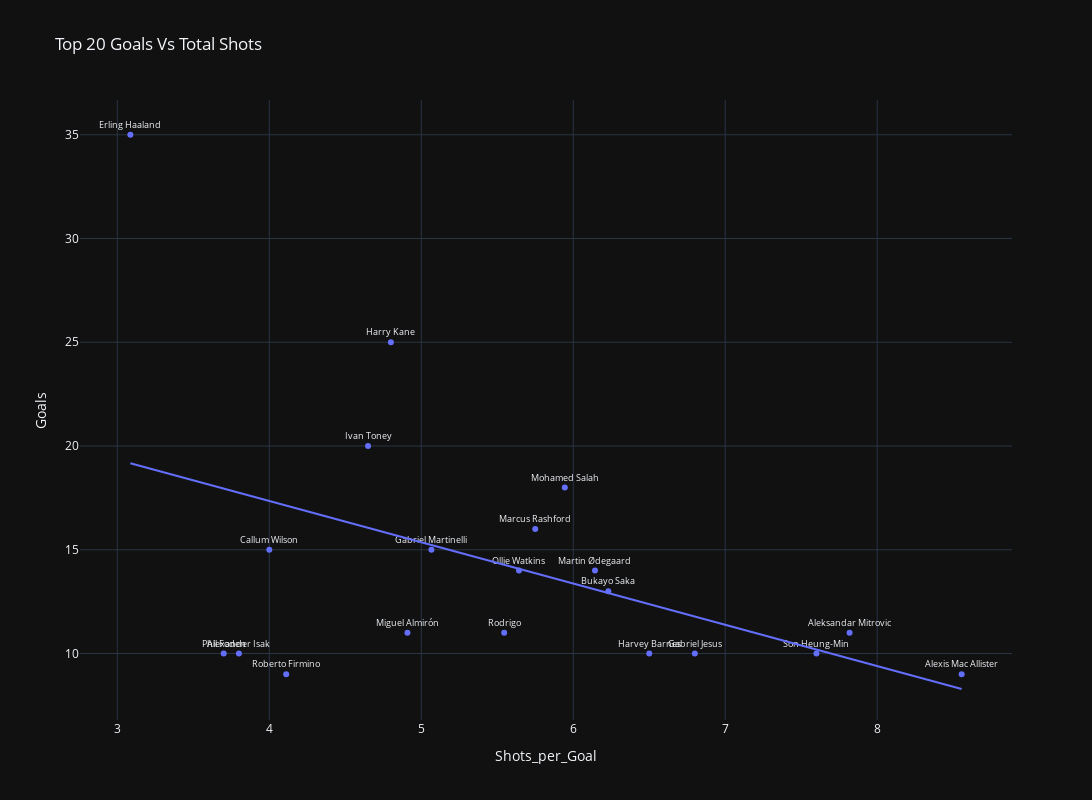

The code cell stored with this chart in its notebook:
### Code cell
# Create a new column 'Shots_per_Goal' by dividing the 'Shots' column by the 'Goals' column
full_df['Shots_per_Goal'] = full_df['Shots'] / full_df['Goals']

# Create a scatterplot of the top 20 players by Shots_per_Goal vs Goals
fig = px.scatter(
    full_df[:20],
    x="Shots_per_Goal",
    y="Goals",
    title="Top 20 Goals Vs Total Shots",
    height=800,
    width=1100,
    text="Player",
    template="plotly_dark",trendline="ols"
)
fig.update_traces(textposition="top center", orientation="v", textfont_size=8.5)
fig.show()

### Figure 1 — Plotly figure (JSON) as saved in the notebook; plotly's stock layout.template omitted (floating-point values rounded to 4 significant figures)
{"data": [{"hovertemplate": "Shots_per_Goal=%{x}<br>Goals=%{y}<br>Player=%{text}<extra></extra>", "legendgroup": "", "marker": {"color": "#636efa", "symbol": "circle"}, "mode": "markers+text", "name": "", "orientation": "v", "showlegend": false, "text": ["Erling Haaland", "Harry Kane", "Ivan Toney", "Mohamed Salah", "Marcus Rashford", "Gabriel Martinelli", "Callum Wilson", "Ollie Watkins", "Martin Ødegaard", "Bukayo Saka", "Miguel Almirón", "Aleksandar Mitrovic", "Rodrigo", "Harvey Barnes", "Gabriel Jesus", "Phil Foden", "Alexander Isak", "Son Heung-Min", "Roberto Firmino", "Alexis Mac Allister"], "textfont": {"size": 8.5}, "textposition": "top center", "type": "scatter", "x": [3.086, 4.8, 4.65, 5.944, 5.75, 5.067, 4, 5.643, 6.143, 6.231, 4.909, 7.818, 5.545, 6.5, 6.8, 3.7, 3.8, 7.6, 4.111, 8.556], "xaxis": "x", "y": [35, 25, 20, 18, 16, 15, 15, 14, 14, 13, 11, 11, 11, 10, 10, 10, 10, 10, 9, 9], "yaxis": "y"}, {"hovertemplate": "<b>OLS trendline</b><br>Goals = -1.9883 * Shots_per_Goal + 25.3005<br>R<sup>2</sup>=0.208343<br><br>Shots_per_Goal=%{x}<br>Goals=%{y} <b>(trend)</b><extra></extra>", "legendgroup": "", "marker": {"color": "#636efa", "symbol": "circle"}, "mode": "lines", "name": "", "orientation": "v", "showlegend": false, "textfont": {"size": 8.5}, "textposition": "top center", "type": "scatter", "x": [3.086, 3.7, 3.8, 4, 4.111, 4.65, 4.8, 4.909, 5.067, 5.545, 5.643, 5.75, 5.944, 6.143, 6.231, 6.5, 6.8, 7.6, 7.818, 8.556], "xaxis": "x", "y": [19.17, 17.94, 17.74, 17.35, 17.13, 16.05, 15.76, 15.54, 15.23, 14.27, 14.08, 13.87, 13.48, 13.09, 12.91, 12.38, 11.78, 10.19, 9.756, 8.29], "yaxis": "y"}], "layout": {"height": 800, "legend": {"tracegroupgap": 0}, "title": {"text": "Top 20 Goals Vs Total Shots"}, "width": 1100, "xaxis": {"anchor": "y", "domain": [0, 1], "title": {"text": "Shots_per_Goal"}}, "yaxis": {"anchor": "x", "domain": [0, 1], "title": {"text": "Goals"}}}}
